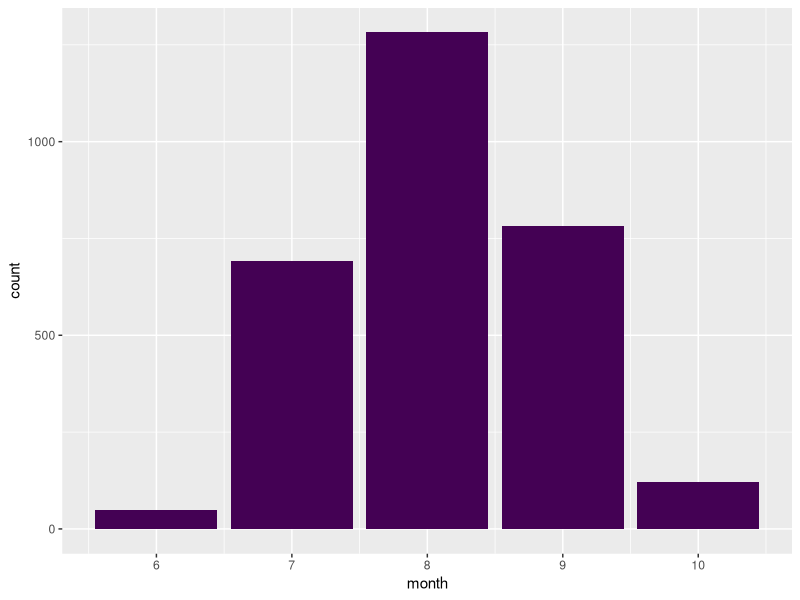
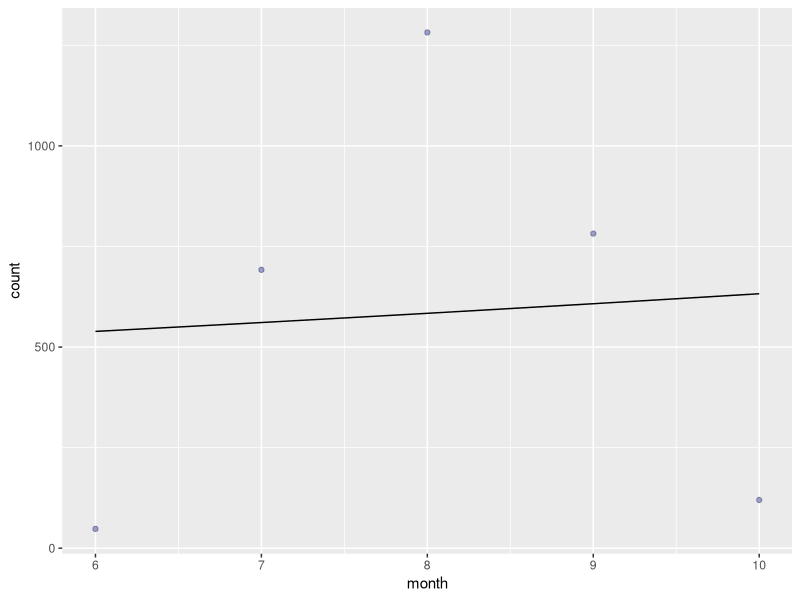
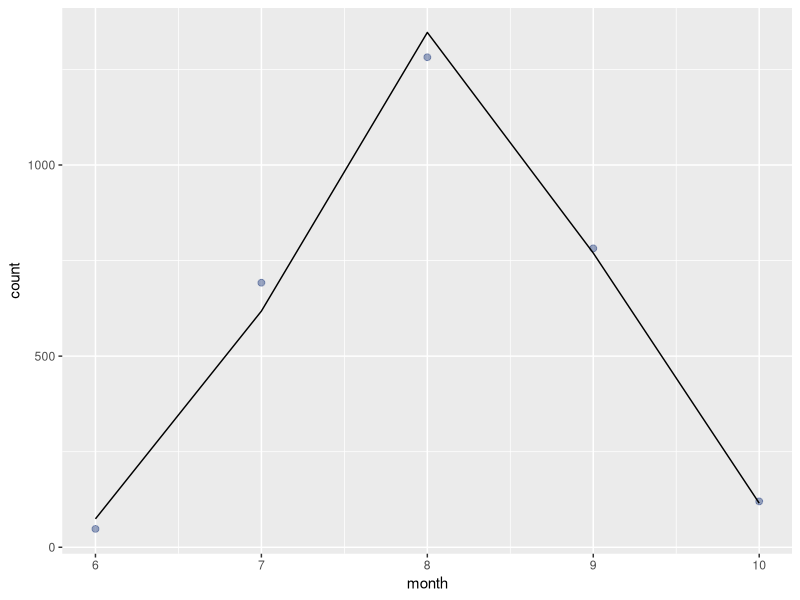
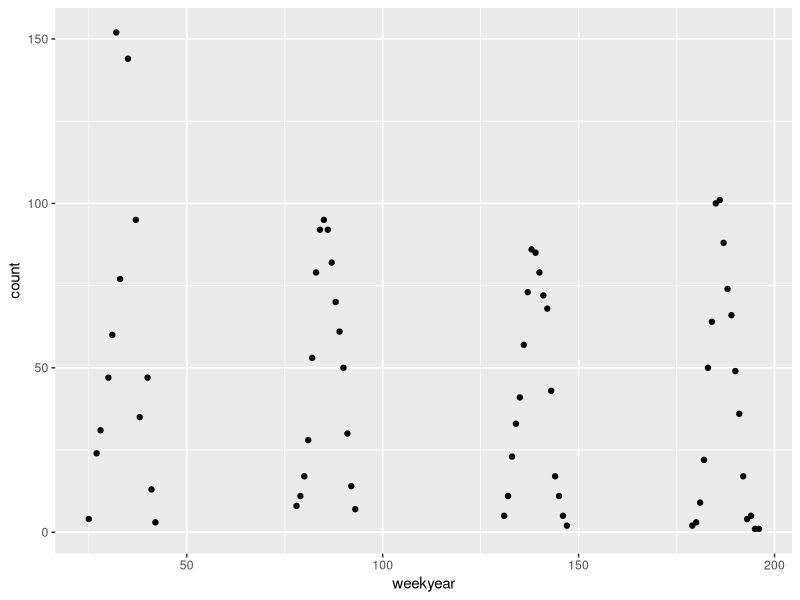

Source code (R) for these figures, in order:
## ---- chunk 1
knitr::opts_chunk$set(echo = TRUE)
library(tidyverse)
library(broom)
library(car)
## ---- chunk 2
wnv_cases <- read_csv("cleaned_data/wnv_cases.csv")
wnv_mosquitoes <- read_csv("cleaned_data/wnv_mosquitoes_test.csv") 
heat_vuln <- read_csv("cleaned_data/heat_vuln.csv")
day_weather <- read_csv("cleaned_data/day_weather.csv")

## ---- chunk 3
mosq_count_by_year <- 
  wnv_mosquitoes |>
  mutate(year = lubridate::year(date)) |>
  group_by(year) |>
  summarise(count = n()) |>
  filter(year < 3000)

mosq_count_by_year |> 
  knitr::kable(col.names = c("Year", "Count of WNV+ mosquitoes")) 
## ---- chunk 4
fit1 <- glm(count ~ year, mosq_count_by_year, family = "poisson")

fit1 |> 
  tidy() |> 
  knitr::kable(
    digits = 4,
    col.names = c("Term", "Estimate", "Standard error", "Tes statistic", "p value")
  )

fit1 |> 
  glance() |> 
  knitr::kable(
    digits = 4,
    col.names = c("Null deviance", "Null df", "Log likelihood", "AIC", "BIC", "Deviance", "Residual df", "Number of observations")
  )
## ---- chunk 5

mosq_count_by_month <- 
  wnv_mosquitoes |>
  mutate(month = lubridate::month(date)) |>
  group_by(month) |>
  summarise(count = n())

mosq_count_by_month |> 
  knitr::kable(col.names = c("Month", "Count of WNV+ mosquitoes"))

mosq_count_by_month |> 
  ggplot(aes(x = month, y = count)) +
  geom_bar(stat = "identity", fill = "#440154FF") +
  guides(
    fill = "none"
  )

## ---- chunk 6
fit2 <- glm(count ~ month, mosq_count_by_month, family = "poisson") 

fit2 |> 
  tidy() |> 
  knitr::kable(
    digits = 4,
    col.names = c("Term", "Estimate", "Standard error", "Test statistic", "p value")
  )

fit2 |> 
  glance() |> 
  knitr::kable(
    digits = 4,
    col.names = c("Null deviance", "Null df", "Log likelihood", "AIC", "BIC", "Deviance", "Residual df", "Number of observations")
  )

## ---- chunk 7
mosq_count_by_month |> 
  cbind(pred = predict(fit2, type = "response")) |> 
  ggplot(aes(x = month, y = count)) +
  geom_point(color = "#404688FF", alpha = 0.5) + 
  geom_line(aes(y = pred))
## ---- chunk 8
fit3 <- glm(count ~ month + I(month^2), mosq_count_by_month, family = "poisson")

fit3 |> 
  tidy() |> 
  knitr::kable(
    digits = 4,
    col.names = c("Term", "Estimate", "Standard error", "Test statistic", "p value")
  )

fit3 |> 
  glance() |> 
  knitr::kable(
    digits = 4,
    col.names = c("Null deviance", "Null df", "Log likelihood", "AIC", "BIC", "Deviance", "Residual df", "Number of observations")
  )
## ---- chunk 9
mosq_count_by_month |> 
  cbind(pred = predict(fit3, type = "response")) |> 
  ggplot(aes(x = month, y = count)) +
  geom_point(color = "#3B528BFF", alpha = 0.5, size = 2) + 
  geom_line(aes(y = pred))

## ---- chunk 10
mosq_month_year <- 
  wnv_mosquitoes |>
  mutate(month = lubridate::month(date),
         year = lubridate::year(date)) |>
  group_by(year, month) |>
  summarise(count = n()) |>
  filter(year < 3000)

mosq_month_year |> 
  knitr::kable(col.names = c("Year", "Month", "Count of WNV+ mosquitoes"))
## ---- chunk 11
fit3.5 <- glm(count ~ month + I(month^2), mosq_month_year, family = "poisson")
fit4 <- glm(count ~ month + I(month^2) + year, mosq_month_year, family = "poisson")

fit3.5 |> 
  tidy() |> 
  knitr::kable(
    digits = 4,
    col.names = c("Term", "Estimate", "Standard error", "Test statistic", "p value")
  )

fit3.5 |> 
  glance() |> 
  knitr::kable(
    digits = 4,
    col.names = c("Null deviance", "Null df", "Log likelihood", "AIC", "BIC", "Deviance", "Residual df", "Number of observations")
  )

fit4 |> 
  tidy() |> 
  knitr::kable(
    digits = 4,
    col.names = c("Term", "Estimate", "Standard error", "Test statistic", "p value")
  )

fit4 |> 
  glance() |> 
  knitr::kable(
    digits = 4,
    col.names = c("Null deviance", "Null df", "Log likelihood", "AIC", "BIC", "Deviance", "Residual df", "Number of observations")
  )

anova(fit3.5, fit4) |> 
  tidy()

## ---- chunk 12
mosq_cases <-
  wnv_mosquitoes |>
  mutate(
    year = lubridate::year(date),
    week = lubridate::week(date)) |>
  group_by(year, week) |>
  summarise(count = n()) |>
  mutate(weekyear = (year - 2021)*52 + week) |>
  filter(year < 3000)

wnv_mosquitoes |>
  mutate(
    year = lubridate::year(date),
    week = lubridate::week(date)) |>
  group_by(year, week) |>
  summarise(count = n()) |>
  mutate(weekyear = (year - 2021)*52 + week) 
  
mosq_cases |> 
  mutate(
    year_2021 = year - 2021,
    year_2021x52 = (year - 2021) * 52
  ) |> 
  knitr::kable()

mosq_cases |>
  ggplot(aes(x = weekyear, y = count)) +
  geom_point()

weekly_weather <- 
  day_weather |>
  mutate(
    year = lubridate::year(date),
    week = lubridate::week(date)) |>
  group_by(year, week) |>
  summarise(avg_temp = mean(avg_temp),
            avg_prcp = mean(avg_prcp),
            avg_dewp = mean(avg_dewp),
            avg_max = mean(avg_max),
            avg_min = mean(avg_min)) |>
  arrange(year, week) |>
  mutate(lag_temp = lag(avg_temp),
         lag_prcp = lag(avg_prcp),
         lag_dewp = lag(avg_dewp),
         lag_max =  lag(avg_max),
         lag_min =  lag(avg_min)) |>
  mutate(weekyear = (year - 2021)*52 + week) #week since start of 2021

mosq_cases_temp <- mosq_cases |>
  left_join(y = weekly_weather, by = join_by(weekyear)) |>
  select(-ends_with(".y")) |>
  rename(year = year.x, week = week.x) |>
  mutate(
    lag_count = lag(count),
    lag_count = case_when(
      is.na(lag_count) ~ 0,
      .default = lag_count
    )
  ) |>
  na.omit()


